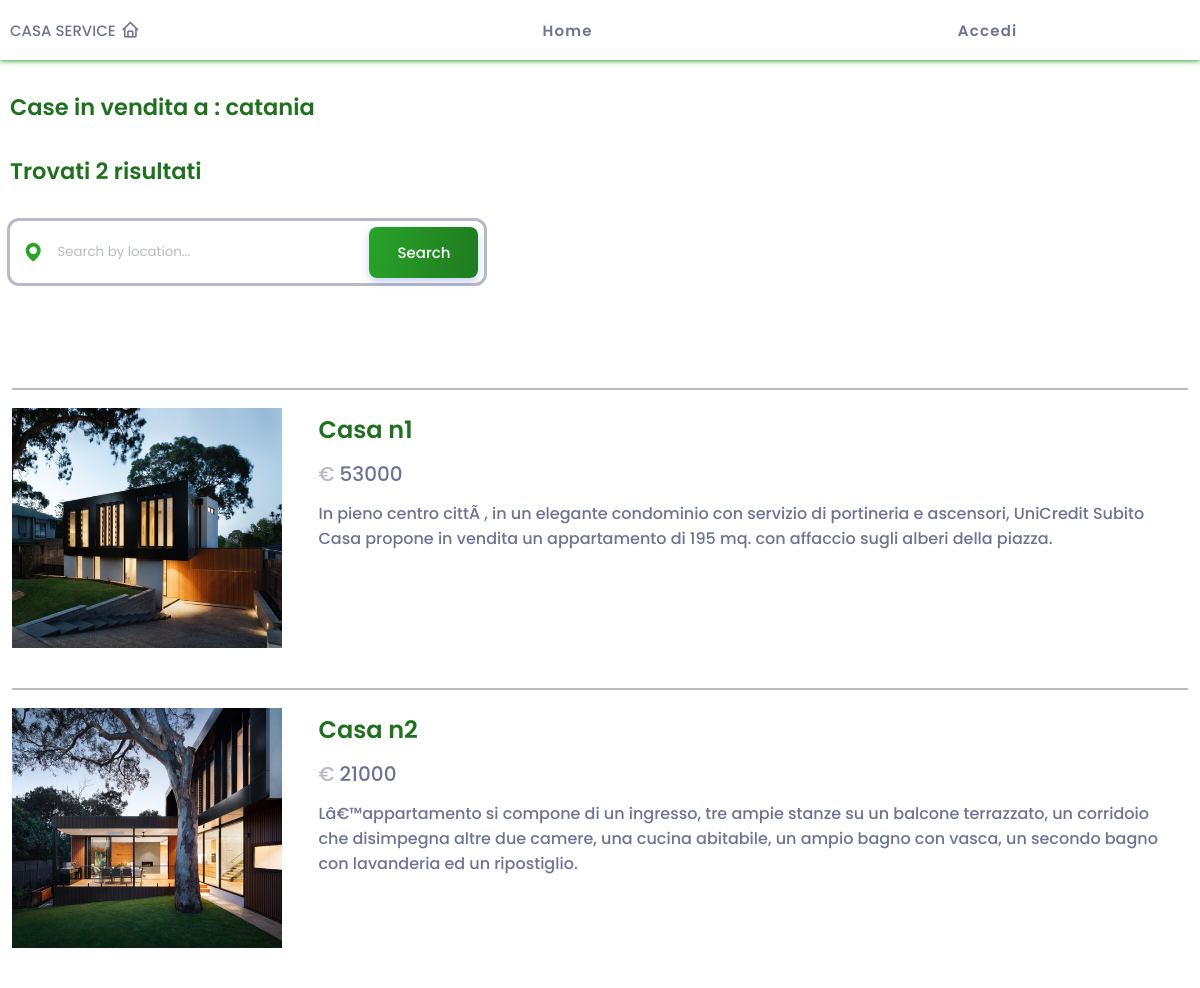
Page /search.php?citta=catania on the earlier database version.
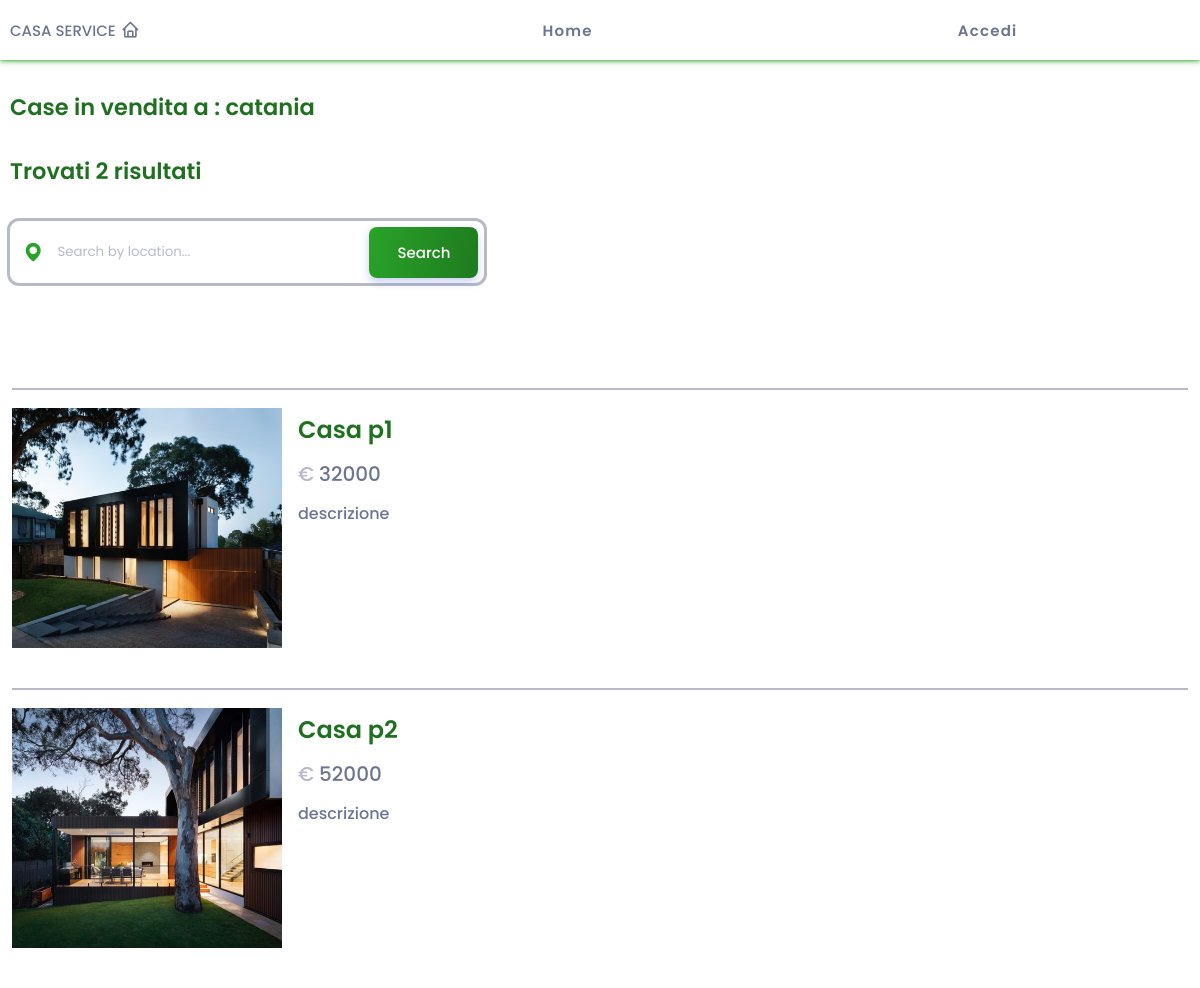
Same page on the later database version.
### tables this page shows
CREATE TABLE `case` (
  `id_casa` int(10) NOT NULL,
  `nome` varchar(40) NOT NULL,
  `prezzo` int(11) NOT NULL,
  `descrizione` text NOT NULL,
  `img` varchar(50) NOT NULL,
  `tipo` varchar(10) NOT NULL,
  `citta` varchar(30) NOT NULL,
  `indirizzo` varchar(50) NOT NULL
);

### search.php (the view, shortened to what this page needs)
<?php
$dbhost="localhost";
$dbuser="root";
$conn=mysqli_connect($dbhost,$dbuser,"","casaservice") or die("Connessione fallita");
$citta = $_GET['citta'];
$strqry = "SELECT * from `case` where citta = '$citta'";
$strqry_count = "SELECT count(*) as risultati from `case` where citta = '$citta'";
$dati_search = mysqli_query($conn,$strqry) or die("Errore query") ;
$dati_count = mysqli_query($conn,$strqry_count) or die("Errore query") ;
$count = mysqli_fetch_object($dati_count);
include_once 'default_elements.php';
?>
<html>
    <head>
        <link rel= "stylesheet" href="styles.css">
        <link rel= "stylesheet" href="styles_search.css">
        <link href='https://unpkg.com/boxicons@2.1.2/css/boxicons.min.css' rel='stylesheet'>
    </head>
    <body>
    <header>
    <?php
			default_nav_bar();
	?>
    </header>
    <section class="main">
        <h1 id="title">
            Case in vendita a : <?php echo $citta ?>
        </h1>
        <h2 id="risultati">
            Trovati <?php echo $count->risultati ?> risultati
        </h2>
        <form action="" method="post" class="home__search" name="form_search">
                    <div class="search">
                        <i class='bx bxs-map'></i>
                        <input type="search" name="citta" placeholder="Search by location..."  class="search-input">
                    </div>
                    <input type="submit" value= "Search" class="button">
                </form>
        <div class="search_container section">
            <?php
            while($row = mysqli_fetch_object($dati_search))
            {
            echo '
                    <div class="card">
                    <a href="post.php?img='.$row->img.'&prezzo='.$row->prezzo.'&title='.$row->nome.'&indirizzo='.$row->indirizzo.'&descrizione='.$row->descrizione.'&id='.$row->id_casa.'">
                        <div class="div_img">
                        <img src='.$row->img.' alt="" class="card_img">
                        </div>
                        <div class="card_data">
                                <h3 class="card_title">
                                '.$row->nome.'
                                </h3>
                                <h2 class="card_price">
                                    <span>€</span>'.$row->prezzo.'
                                </h2>
                                <p class="card_description">
                                    '.$row->descrizione.'
                                </p>
                        </div>
                        </a>
                    </div>
                ';
                }
                ?>
        </div>
    </section>
    </body>
</html>

### default_elements.php (shortened to what this page needs)
<?php
	function default_nav_bar(){
        echo('
        <nav>
        <a href= "index.php" class= logo> CASA SERVICE <i class="bx bx-home" ></i> </a>
        <div class="menu">
            <ul class="lista">
                <li class="item">
                    <a href="index.php" class="nav_link"> Home </a>
                    <a href="index.php"> <i class="bx bx-home-alt-2"></i></a>
                </li>
                <li class="item">
                    <a href="preferiti.php" class="nav_link" id="btn_pref">'); if(isset($_SESSION["user"])){
                                                                        echo "Preferiti";
                                                                    }
                                                                    else{
                                                                        echo "<script>
                                                                                    btn = document.querySelector('#btn_pref');
                                                                                    btn.parentNode.parentNode.removeChild(btn.parentNode);
                                                                                </script>";
                                                                    }
                                                                echo ('</a>
                    <a href="preferiti.php"> <i class="bx bx-like" ></i>
                </li>
                <li class="item contact">
                    <a href="#contact" class="nav_link"> Contatti </a>
                    <a href="#contact"> <i class="bx bxs-phone-call"></i>
                </li>
                <li class="item" id="btn_annuncio">
                    <a href="crea_annuncio.php" class="ann_link">');   if(isset($_SESSION["user"])){
                                                                        echo "Crea annuncio";
                                                                    }
                                                                    else{
                                                                        echo "<script>
                                                                        btn2 = document.querySelector('#btn_annuncio');
                                                                        btn2.parentNode.removeChild(btn2);
                                                                        </script>";
                                                                    }
                                                    echo ('</a>
                    <a href="crea_annuncio.php"> <i class="bx bx-message-add"></i>
                </li>
                <li class="item"  id="btn_login">
                    <a href="login.php" class="nav_link">');
                                                            if(isset($_SESSION["user"]))
                                                                        {
                                                                            echo "<script>
                                                                                    btn = document.querySelector('#btn_login');
                                                                                    btn.parentNode.removeChild(btn);
                                                                                </script>";
                                                                        }else
                                                                        {
                                                                            echo "Accedi";
                                                                        }
                     echo ('
                    </a>
                    <a href="login.php"> <i class="bx bx-user"></i>
                </li>
                <li class="item" id="btn_logout">
                    <a href="logout.php" class="nav_link">');
                                                            echo (' </a>
                    <a href="logout.php"> <i class="bx bxs-user-x" ></i></a>
                </li>
            </ul>
        </div>
        </nav>');
	}
?>

### styles.css (style rules this page uses)
:root { --header-height: 400px; --first-color: hsl(120,60%,40%); --first-color-alt: hsl(120,66%,47%); --first-color-light: hsl(120,62%,59%); --first-color-lighten: hsl(228,100%,97%); --second-color: hsl(0,70%,54%); --title-color: hsl(120,57%,28%); --text-color: hsl(228,15%,50%); --text-color-light: hsl(228,12%,75%); --border-color: hsl(228,99%,98%); --body-color: #fff; --container-color: #fff; --body-font: 'Poppins', sans-serif; --biggest-font-size: 2.25rem; --h1-font-size: 1.5rem; --h2-font-size: 1.25rem; --h3-font-size: 1rem; --normal-font-size: .938rem; --small-font-size: .813rem; --smaller-font-size: .75rem; --font-medium: 500; --font-semi-bold: 600; --z-tooltip: 10; --z-fixed: 100; }
* { box-sizing: border-box; padding: 0; margin: 0; }
html { scroll-behavior: smooth; }
body { font-family: var(--body-font); font-size: var(--normal-font-size); font-weight: var(--font-medium); background-color: var(--body-color); color: var(--text-color); display: flex; flex-direction: column; }
header { height: var(--header-height); width: 100%; background-color: var(--body-color); font-weight: var(--font-semi-bold); }
nav { display: flex; justify-content: space-between; align-items: center; width: 100%; height: 15%; box-shadow: 0 1px 5px var(--first-color); }
ul { list-style: none; }
a { text-decoration: none; }
.logo { margin-left: 10px; color: var(--text-color); display: inline-flex; align-items: center; column-gap: 5px; font-weight: var(--font-medium); transition: .3s; }
.logo i { font-size: 1.2rem; }
.menu { display: flex; justify-content: flex-end; width: 70%; }
.menu .nav_link, #btn_annuncio { color:var(--text-color); position: relative; letter-spacing: 0.075rem; }
.nav_link, #btn_annuncio:hover { color: var(--first-color); }
.nav_link::after { content: ''; position: absolute; width: 100%; height: 1.5px; background-color: var(--first-color); bottom:-10px; left: 0; transition: transform 0.3s ease; transform: scale(0,1); }
.lista { width: 100%; display: inline-flex; justify-content: space-around; align-items: center; }
.item { display: flex; align-items: center; padding: 10px; cursor: pointer; margin: auto; }
input, button { font-family: var(--body-font); outline: none; border: none; }
.home__search { width: 100%; background-color: var(--body-color); padding: .35rem .35rem .35rem .75rem; display: flex; align-items: center; justify-content: space-between; border-radius: .75rem; border: 3px solid var(--text-color-light); margin-bottom: 2rem; }
.search { width: 90%; display: flex; align-items: center; column-gap: 5px; }
.home__search i { font-size: 1.4rem; color: var(--first-color); }
.search-input { width: 90%; background-color: var(--body-color); color:var(--text-color); margin: 0.5rem; }
.search-input::placeholder { color: var(--text-color-light); }
.button { display: inline-block; background: linear-gradient(101deg, hsl(120,60%,40%), hsl(120,60%,30%)); color: #fff; padding: 14px 28px; border-radius: .5rem; font-size: var(--normal-font-size); font-weight: var(--font-medium); box-shadow: 0 4px 8px hsla(228,66%,45%, .25); transition: .3s; cursor: pointer; }
.main { display: flex; flex-direction: column; z-index: 0; }
img { height: auto; }
h1,h2,h3 { color: var(--title-color); font-weight: var(--font-semi-bold); }
.section { padding-top: 100px; }
.card_img { border-radius: 1rem; margin-bottom: 1rem; height: 240px; width: 270px }
.card_data { padding: 0 1rem 0 .5rem; }
.card_price { font-size: var(--h2-font-size); color: var(--text-color); margin-bottom: .25rem; display: flex; }
.card_price span { color: var(--second-color); padding-right: 5px; }
.card_title { font-size: var(--h3-font-size); margin-bottom: .75rem; }
.card_description { font-size: var(--small-font-size); }
a:link, a:visited, a:hover, a:active { color: var(--text-color); }

Differences in the rows shown:
removed case: img (picture), nome "Casa n1", prezzo "53000", descrizione "In pieno centro cittÃ , in un elegante condominio con servizio di portineria e ascensori, UniCredit Subito Casa propone in vendita un appartamento di 195 mq. con affaccio sugli alberi della piazza."
removed case: img (picture), nome "Casa n2", prezzo "21000", descrizione "Lâ€™appartamento si compone di un ingresso, tre ampie stanze su un balcone terrazzato, un corridoio che disimpegna altre due camere, una cucina abitabile, un ampio bagno con vasca, un secondo bagno con lavanderia ed un ripostiglio."
added case: img (picture), nome "Casa p1", prezzo "32000", descrizione "descrizione"
added case: img (picture), nome "Casa p2", prezzo "52000", descrizione "descrizione"
